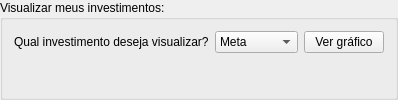
          <widget class="QGroupBox" name="group_box_visualizar">
           <property name="title">
            <string>Visualizar meus investimentos:</string>
           </property>
           <layout class="QGridLayout" name="gridLayout_10">
            <item row="0" column="1">
             <widget class="QComboBox" name="combo_box_visualizar_investimento">
              <item>
               <property name="text">
                <string>Meta</string>
               </property>
              </item>
              <item>
               <property name="text">
                <string>Apple</string>
               </property>
              </item>
              <item>
               <property name="text">
                <string>Microsoft</string>
               </property>
              </item>
              <item>
               <property name="text">
                <string>Tesla</string>
               </property>
              </item>
              <item>
               <property name="text">
                <string>Google</string>
               </property>
              </item>
              <item>
               <property name="text">
                <string>Bitcoin</string>
               </property>
              </item>
              <item>
               <property name="text">
                <string>Ethereum</string>
               </property>
              </item>
              <item>
               <property name="text">
                <string>Solana</string>
               </property>
              </item>
              <item>
               <property name="text">
                <string>Cardano</string>
               </property>
              </item>
              <item>
               <property name="text">
                <string>Zcash</string>
               </property>
              </item>
              <item>
               <property name="text">
                <string>Ouro</string>
               </property>
              </item>
              <item>
               <property name="text">
                <string>Petroleo</string>
               </property>
              </item>
              <item>
               <property name="text">
                <string>Gas</string>
               </property>
              </item>
              <item>
               <property name="text">
                <string>Prata</string>
               </property>
              </item>
              <item>
               <property name="text">
                <string>Algodao</string>
               </property>
              </item>
              <item>
               <property name="text">
                <string>AGG</string>
               </property>
              </item>
              <item>
               <property name="text">
                <string>SHY</string>
               </property>
              </item>
              <item>
               <property name="text">
                <string>VNQ</string>
               </property>
              </item>
              <item>
               <property name="text">
                <string>GOVT</string>
               </property>
              </item>
              <item>
               <property name="text">
                <string>BND</string>
               </property>
              </item>
             </widget>
            </item>
            <item row="0" column="2">
             <widget class="QPushButton" name="botao_ver_grafico">
              <property name="text">
               <string>Ver gráfico</string>
              </property>
             </widget>
            </item>
            <item row="1" column="0" colspan="3">
             <widget class="QLabel" name="label_notificacao_5">
              <property name="palette">
               <palette>
                <active>
                 <colorrole role="WindowText">
                  <brush brushstyle="SolidPattern">
                   <color alpha="255">
                    <red>255</red>
                    <green>0</green>
                    <blue>0</blue>
                   </color>
                  </brush>
                 </colorrole>
                 <colorrole role="Button">
                  <brush brushstyle="SolidPattern">
                   <color alpha="255">
                    <red>255</red>
                    <green>0</green>
                    <blue>0</blue>
                   </color>
                  </brush>
                 </colorrole>
                 <colorrole role="Light">
                  <brush brushstyle="SolidPattern">
                   <color alpha="255">
                    <red>255</red>
                    <green>127</green>
                    <blue>127</blue>
                   </color>
                  </brush>
                 </colorrole>
                 <colorrole role="Midlight">
                  <brush brushstyle="SolidPattern">
                   <color alpha="255">
                    <red>255</red>
                    <green>63</green>
                    <blue>63</blue>
                   </color>
                  </brush>
                 </colorrole>
                 <colorrole role="Dark">
                  <brush brushstyle="SolidPattern">
                   <color alpha="255">
                    <red>127</red>
                    <green>0</green>
                    <blue>0</blue>
                   </color>
                  </brush>
                 </colorrole>
                 <colorrole role="Mid">
                  <brush brushstyle="SolidPattern">
                   <color alpha="255">
                    <red>170</red>
                    <green>0</green>
                    <blue>0</blue>
                   </color>
                  </brush>
                 </colorrole>
                 <colorrole role="Text">
                  <brush brushstyle="SolidPattern">
                   <color alpha="255">
                    <red>0</red>
                    <green>0</green>
                    <blue>0</blue>
                   </color>
                  </brush>
                 </colorrole>
                 <colorrole role="BrightText">
                  <brush brushstyle="SolidPattern">
                   <color alpha="255">
                    <red>255</red>
                    <green>255</green>
                    <blue>255</blue>
                   </color>
                  </brush>
                 </colorrole>
                 <colorrole role="ButtonText">
                  <brush brushstyle="SolidPattern">
                   <color alpha="255">
                    <red>0</red>
                    <green>0</green>
                    <blue>0</blue>
                   </color>
                  </brush>
                 </colorrole>
                 <colorrole role="Base">
                  <brush brushstyle="SolidPattern">
                   <color alpha="255">
                    <red>255</red>
                    <green>255</green>
                    <blue>255</blue>
                   </color>
                  </brush>
                 </colorrole>
                 <colorrole role="Window">
                  <brush brushstyle="SolidPattern">
                   <color alpha="255">
                    <red>255</red>
                    <green>0</green>
                    <blue>0</blue>
                   </color>
                  </brush>
                 </colorrole>
                 <colorrole role="Shadow">
                  <brush brushstyle="SolidPattern">
                   <color alpha="255">
                    <red>0</red>
                    <green>0</green>
                    <blue>0</blue>
                   </color>
                  </brush>
                 </colorrole>
                 <colorrole role="AlternateBase">
                  <brush brushstyle="SolidPattern">
                   <color alpha="255">
                    <red>255</red>
                    <green>127</green>
                    <blue>127</blue>
                   </color>
                  </brush>
                 </colorrole>
                 <colorrole role="ToolTipBase">
                  <brush brushstyle="SolidPattern">
                   <color alpha="255">
                    <red>255</red>
                    <green>255</green>
                    <blue>220</blue>
                   </color>
                  </brush>
                 </colorrole>
                 <colorrole role="ToolTipText">
                  <brush brushstyle="SolidPattern">
                   <color alpha="255">
                    <red>0</red>
                    <green>0</green>
                    <blue>0</blue>
                   </color>
                  </brush>
                 </colorrole>
                </active>
                <inactive>
                 <colorrole role="WindowText">
                  <brush brushstyle="SolidPattern">
                   <color alpha="255">
                    <red>255</red>
                    <green>0</green>
                    <blue>0</blue>
                   </color>
                  </brush>
                 </colorrole>
                 <colorrole role="Button">
                  <brush brushstyle="SolidPattern">
                   <color alpha="255">
                    <red>255</red>
                    <green>0</green>
                    <blue>0</blue>
                   </color>
                  </brush>
                 </colorrole>
                 <colorrole role="Light">
                  <brush brushstyle="SolidPattern">
                   <color alpha="255">
                    <red>255</red>
                    <green>127</green>
                    <blue>127</blue>
                   </color>
                  </brush>
                 </colorrole>
                 <colorrole role="Midlight">
                  <brush brushstyle="SolidPattern">
                   <color alpha="255">
                    <red>255</red>
                    <green>63</green>
                    <blue>63</blue>
                   </color>
                  </brush>
                 </colorrole>
                 <colorrole role="Dark">
                  <brush brushstyle="SolidPattern">
                   <color alpha="255">
                    <red>127</red>
                    <green>0</green>
                    <blue>0</blue>
                   </color>
                  </brush>
                 </colorrole>
                 <colorrole role="Mid">
                  <brush brushstyle="SolidPattern">
                   <color alpha="255">
                    <red>170</red>
                    <green>0</green>
                    <blue>0</blue>
                   </color>
                  </brush>
                 </colorrole>
                 <colorrole role="Text">
                  <brush brushstyle="SolidPattern">
                   <color alpha="255">
                    <red>0</red>
                    <green>0</green>
                    <blue>0</blue>
                   </color>
                  </brush>
                 </colorrole>
                 <colorrole role="BrightText">
                  <brush brushstyle="SolidPattern">
                   <color alpha="255">
                    <red>255</red>
                    <green>255</green>
                    <blue>255</blue>
                   </color>
                  </brush>
                 </colorrole>
                 <colorrole role="ButtonText">
                  <brush brushstyle="SolidPattern">
                   <color alpha="255">
                    <red>0</red>
                    <green>0</green>
                    <blue>0</blue>
                   </color>
                  </brush>
                 </colorrole>
                 <colorrole role="Base">
                  <brush brushstyle="SolidPattern">
                   <color alpha="255">
                    <red>255</red>
                    <green>255</green>
                    <blue>255</blue>
                   </color>
                  </brush>
                 </colorrole>
                 <colorrole role="Window">
                  <brush brushstyle="SolidPattern">
                   <color alpha="255">
                    <red>255</red>
                    <green>0</green>
                    <blue>0</blue>
                   </color>
                  </brush>
                 </colorrole>
                 <colorrole role="Shadow">
                  <brush brushstyle="SolidPattern">
                   <color alpha="255">
                    <red>0</red>
                    <green>0</green>
                    <blue>0</blue>
                   </color>
                  </brush>
                 </colorrole>
                 <colorrole role="AlternateBase">
                  <brush brushstyle="SolidPattern">
                   <color alpha="255">
                    <red>255</red>
                    <green>127</green>
                    <blue>127</blue>
                   </color>
                  </brush>
                 </colorrole>
                 <colorrole role="ToolTipBase">
                  <brush brushstyle="SolidPattern">
                   <color alpha="255">
                    <red>255</red>
                    <green>255</green>
                    <blue>220</blue>
                   </color>
                  </brush>
                 </colorrole>
                 <colorrole role="ToolTipText">
                  <brush brushstyle="SolidPattern">
                   <color alpha="255">
                    <red>0</red>
                    <green>0</green>
                    <blue>0</blue>
                   </color>
                  </brush>
                 </colorrole>
                </inactive>
                <disabled>
                 <colorrole role="WindowText">
                  <brush brushstyle="SolidPattern">
                   <color alpha="255">
                    <red>127</red>
                    <green>0</green>
                    <blue>0</blue>
                   </color>
                  </brush>
                 </colorrole>
                 <colorrole role="Button">
                  <brush brushstyle="SolidPattern">
                   <color alpha="255">
                    <red>255</red>
                    <green>0</green>
                    <blue>0</blue>
                   </color>
                  </brush>
                 </colorrole>
                 <colorrole role="Light">
                  <brush brushstyle="SolidPattern">
                   <color alpha="255">
                    <red>255</red>
                    <green>127</green>
                    <blue>127</blue>
                   </color>
                  </brush>
                 </colorrole>
                 <colorrole role="Midlight">
                  <brush brushstyle="SolidPattern">
                   <color alpha="255">
                    <red>255</red>
                    <green>63</green>
                    <blue>63</blue>
                   </color>
                  </brush>
                 </colorrole>
                 <colorrole role="Dark">
                  <brush brushstyle="SolidPattern">
                   <color alpha="255">
                    <red>127</red>
                    <green>0</green>
                    <blue>0</blue>
                   </color>
                  </brush>
                 </colorrole>
                 <colorrole role="Mid">
                  <brush brushstyle="SolidPattern">
                   <color alpha="255">
                    <red>170</red>
                    <green>0</green>
                    <blue>0</blue>
                   </color>
                  </brush>
                 </colorrole>
                 <colorrole role="Text">
                  <brush brushstyle="SolidPattern">
                   <color alpha="255">
                    <red>127</red>
                    <green>0</green>
                    <blue>0</blue>
                   </color>
                  </brush>
                 </colorrole>
                 <colorrole role="BrightText">
                  <brush brushstyle="SolidPattern">
                   <color alpha="255">
                    <red>255</red>
                    <green>255</green>
                    <blue>255</blue>
                   </color>
                  </brush>
                 </colorrole>
                 <colorrole role="ButtonText">
                  <brush brushstyle="SolidPattern">
                   <color alpha="255">
                    <red>127</red>
                    <green>0</green>
                    <blue>0</blue>
                   </color>
                  </brush>
                 </colorrole>
                 <colorrole role="Base">
                  <brush brushstyle="SolidPattern">
                   <color alpha="255">
                    <red>255</red>
                    <green>0</green>
                    <blue>0</blue>
                   </color>
                  </brush>
                 </colorrole>
                 <colorrole role="Window">
                  <brush brushstyle="SolidPattern">
                   <color alpha="255">
                    <red>255</red>
                    <green>0</green>
                    <blue>0</blue>
                   </color>
                  </brush>
                 </colorrole>
                 <colorrole role="Shadow">
                  <brush brushstyle="SolidPattern">
                   <color alpha="255">
                    <red>0</red>
                    <green>0</green>
                    <blue>0</blue>
                   </color>
                  </brush>
                 </colorrole>
                 <colorrole role="AlternateBase">
                  <brush brushstyle="SolidPattern">
                   <color alpha="255">
                    <red>255</red>
                    <green>0</green>
                    <blue>0</blue>
                   </color>
                  </brush>
                 </colorrole>
                 <colorrole role="ToolTipBase">
                  <brush brushstyle="SolidPattern">
                   <color alpha="255">
                    <red>255</red>
                    <green>255</green>
                    <blue>220</blue>
                   </color>
                  </brush>
                 </colorrole>
                 <colorrole role="ToolTipText">
                  <brush brushstyle="SolidPattern">
                   <color alpha="255">
                    <red>0</red>
                    <green>0</green>
                    <blue>0</blue>
                   </color>
                  </brush>
                 </colorrole>
                </disabled>
               </palette>
              </property>
              <property name="font">
               <font>
                <pointsize>11</pointsize>
                <weight>75</weight>
                <italic>true</italic>
                <bold>true</bold>
               </font>
              </property>
              <property name="text">
               <string/>
              </property>
             </widget>
            </item>
            <item row="0" column="0">
             <widget class="QLabel" name="label">
              <property name="text">
               <string>Qual investimento deseja visualizar?</string>
              </property>
             </widget>
            </item>
           </layout>
          </widget>
